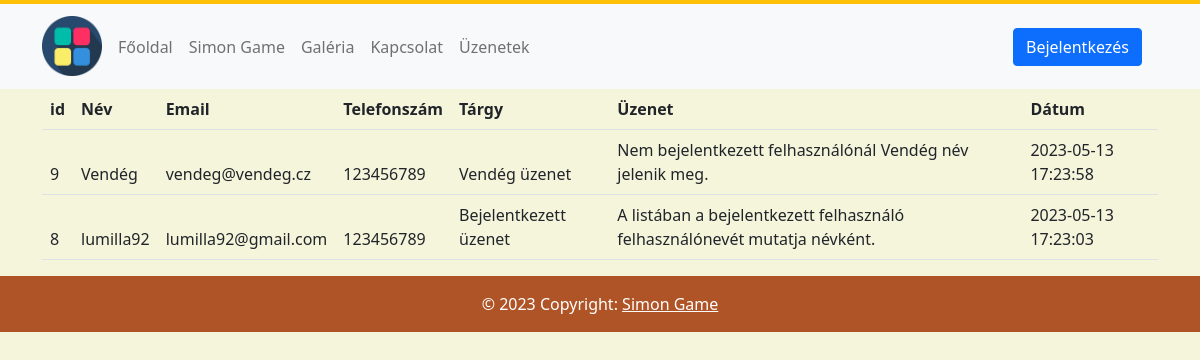
The page /index.php?page=messages on the database its author committed.
### tables this page shows
CREATE TABLE `contacts_list` (
  `id` int(11) NOT NULL,
  `name` varchar(100) NOT NULL,
  `email` varchar(100) NOT NULL,
  `phone` int(50) NOT NULL,
  `subject` varchar(255) NOT NULL,
  `Message` text NOT NULL,
  `sent_date` datetime NOT NULL
);

### messages.php (the view, shortened to what this page needs)
<?php
$query = "SELECT * FROM contacts_list ORDER BY sent_date DESC";
$result = mysql_query($query);
?>
<div class ='container'>
<table class='table table-striped'>
<thead><tr>
<th scope='col'>id</th>
<th scope='col'>Név</th>
<th scope='col'>Email</th>
<th scope='col'>Telefonszám</th>
<th scope='col'>Tárgy</th>
<th scope='col'>Üzenet</th>
<th scope='col'>Dátum</th>
<?php
while($row = mysql_fetch_array($result)){
echo "<tr><td>" . htmlspecialchars($row['id']) . "</td><td>" . htmlspecialchars($row['name']) . "</td><td>" . htmlspecialchars($row['email']) . "</td><td>" .htmlspecialchars($row['phone']) . "</td><td>" . htmlspecialchars($row['subject']) . "</td><td>" . htmlspecialchars($row['Message']) . "</td><td>" . htmlspecialchars($row['sent_date']) . "</td></tr>";
}
?>
</tr></thead>
</table>
</div>

### style/style.css (style rules this page uses)
body { background-color: beige; -webkit-font-smoothing: antialiased; -moz-osx-font-smoothing: grayscale; text-rendering: optimizeLegibility; -moz-font-feature-settings: "liga" on; margin: 0; padding: 0; box-sizing: border-box; font-family: "segoe ui", verdana, helvetica, arial, sans-serif; font-size: 100%; transition: all 500ms ease; }

### rows shown on the page
contacts_list: id "9", name "Vendég", email "vendeg@vendeg.cz", phone "123456789", subject "Vendég üzenet", Message "Nem bejelentkezett felhasználónál Vendég név jelenik meg.", sent_date "2023-05-13 17:23:58"
contacts_list: id "8", name "lumilla92", email "lumilla92@gmail.com", phone "123456789", subject "Bejelentkezett üzenet", Message "A listában a bejelentkezett felhasználó felhasználónevét mutatja névként.", sent_date "2023-05-13 17:23:03"
